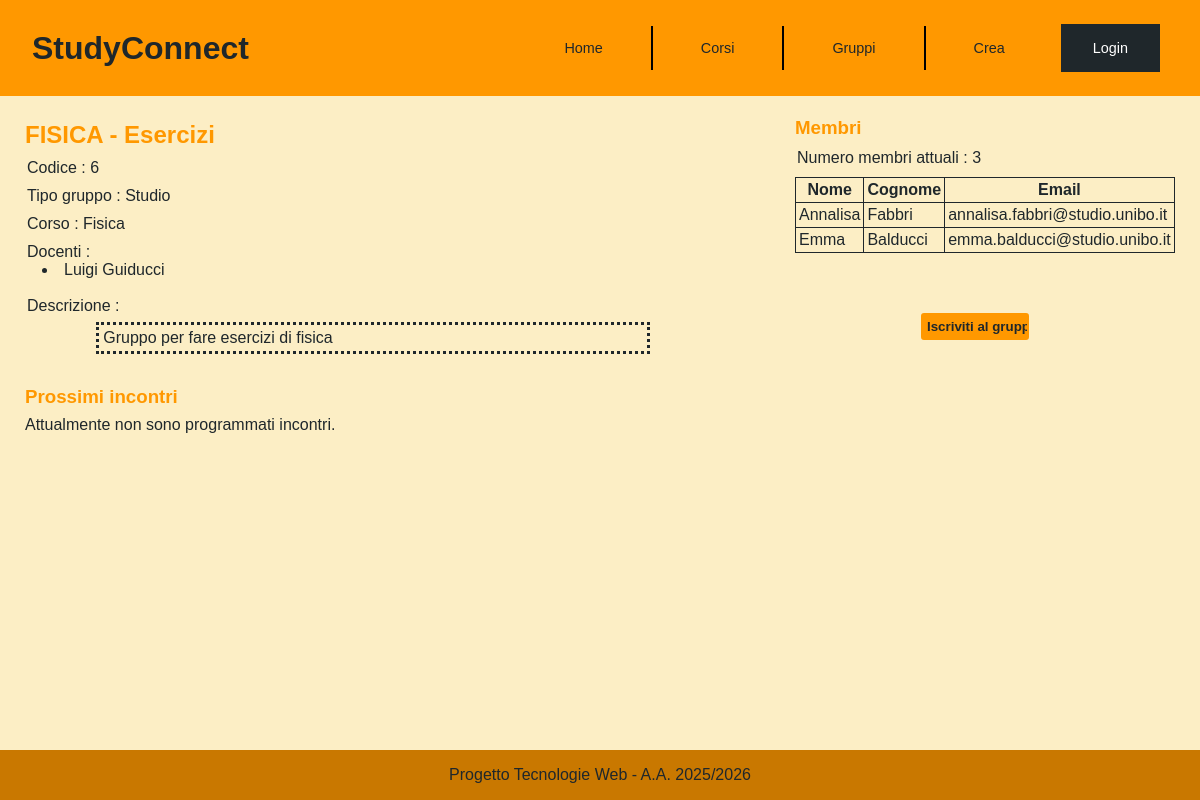
The app's page /pages/visualizzazione-gruppo.php?single-group=6 with its own data.
### tables this page shows
CREATE TABLE Gruppi(
	Codice INT AUTO_INCREMENT PRIMARY KEY,
    Nome VARCHAR(100) NOT NULL,
    Descrizione MEDIUMTEXT,
    NumeroMembriRichiesti INT,
    NumeroMembriAttuali INT NOT NULL,
    Tipo VARCHAR(10) NOT NULL CHECK (Tipo IN ('Studio', 'Progetto')),
    DataConsegnaProgetto DATE,
    MatricolaCreatore VARCHAR(10) NOT NULL,
    CodiceCorso VARCHAR(5) NOT NULL,
	FOREIGN KEY (MatricolaCreatore) REFERENCES Studenti(Matricola)
		ON DELETE CASCADE
        ON UPDATE NO ACTION,
	FOREIGN KEY (CodiceCorso) REFERENCES Corsi(Codice)
		ON DELETE CASCADE
        ON UPDATE NO ACTION,
    CHECK(NumeroMembriAttuali<=NumeroMembriRichiesti OR NumeroMembriRichiesti=0)
);

CREATE TABLE Corsi(
	Codice VARCHAR(5) PRIMARY KEY,
    Nome VARCHAR(150) NOT NULL,
    Descrizione MEDIUMTEXT,
    CFU INT NOT NULL,
    ProgettoRichiesto BOOL NOT NULL,
    CHECK(length(Codice)=5)
);

CREATE TABLE Docenti(
	Codice INT AUTO_INCREMENT PRIMARY KEY,
    Nome VARCHAR(50) NOT NULL,
    Cognome VARCHAR(50) NOT NULL
);

CREATE TABLE Studenti(
	Matricola VARCHAR(10) PRIMARY KEY,
    Nome VARCHAR(50) NOT NULL,
    Cognome VARCHAR(50) NOT NULL,
    Email VARCHAR(100) NOT NULL,
    Password VARCHAR(20) NOT NULL CHECK(length(Password)>=10),
    Immagine VARCHAR(100), 
    UNIQUE KEY (Email, Password),
    CHECK(length(Matricola)=10)
);

### pages/visualizzazione-gruppo.php (called while the page is built, shortened)
<?php
require_once '../bootstrap.php';
$templateParams["title"] = "Gruppi Studenti - Visualizzazione gruppo";
$templateParams["page"] = "templates/specific/singolo-gruppo.php";
if(isset($_GET["single-group"])){
    $templateParams["gruppo-singolo"] =  $dbh->getGruppoPerCodice(intval($_GET["single-group"]))[0];
    $templateParams["creatore-gruppo"] = $dbh->getCreatoreGruppo(intval($_GET["single-group"]))[0];
}
if(isset($_GET["action"])){
    $templateParams["section-modify-meetings"] = 'templates/specific/gestione-incontro.php';
    $templateParams["azione"] = $_GET["action"];
    if($_GET["action"]!=1){
        $templateParams["incontro"] = $dbh->getIncontroGruppoPerId($_GET["single-group"], $_GET["date"], $_GET["time"])[0];
    }
} else{
    $templateParams["section-modify-meetings"] = 'templates/specific/modifica-incontri.php';
}
$templateParams["imgprofilo"] =  "default_profile_icon.png";
require "templates/general/base.php";
?>

### db/database.php (called while the page is built, shortened)
<?php
    class DatabaseHelper{
        private $db;
        public function __construct($servername, $username, $password, $dbname, $port){
            $this->db = new mysqli($servername, $username, $password, $dbname, $port);
        }
        public function getDocenti(string $codiceCorso){
            $stmt = $this->db->prepare("SELECT Docenti.* FROM Docenti, Insegnamenti
            WHERE Insegnamenti.CodiceDocente=Docenti.Codice AND Insegnamenti.CodiceCorso=?");
            $stmt->bind_param('s', $codiceCorso);
            $stmt->execute();
            return $stmt->get_result()->fetch_all(MYSQLI_ASSOC);
        }
        public function getGruppoPerCodice(int $codice){
            $query = "SELECT Gruppi.Nome AS NomeGruppo, Gruppi.Descrizione, Tipo, NumeroMembriRichiesti, NumeroMembriAttuali, Gruppi.Codice AS CodiceGruppo, Gruppi.DataConsegnaProgetto,
            Corsi.Nome AS NomeCorso, Corsi.Codice AS CodiceCorso FROM Gruppi, Corsi WHERE Gruppi.CodiceCorso=Corsi.Codice AND Gruppi.Codice=?";
            $stmt = $this->db->prepare($query);
            $stmt->bind_param('i', $codice);
            $stmt->execute();
            return $stmt->get_result()->fetch_all(MYSQLI_ASSOC);
        }
        public function getIncontriGruppo(int $codiceGruppo){
            $query = "SELECT * FROM Incontri WHERE CodiceGruppo=?";
            $stmt = $this->db->prepare($query);
            $stmt->bind_param('i', $codiceGruppo);
            $stmt->execute();
            return $stmt->get_result()->fetch_all(MYSQLI_ASSOC);
        }
        public function getStudentiIscrittiGruppo(int $codiceGruppo){
            $query = "SELECT S.Nome, S.Cognome, S.Email, S.Matricola FROM Iscrizioni I, Studenti S
            WHERE I.MatricolaStudente=S.Matricola AND I.CodiceGruppo=?";
            $stmt = $this->db->prepare($query);
            $stmt->bind_param('i', $codiceGruppo);
            $stmt->execute();
            return $stmt->get_result()->fetch_all(MYSQLI_ASSOC);
        }
        function getCreatoreGruppo(int $codiceGruppo){
            $query = "SELECT * FROM Gruppi WHERE Codice=?";
            $stmt = $this->db->prepare($query);
            $stmt->bind_param('i', $codiceGruppo);
            $stmt->execute();
            return $stmt->get_result()->fetch_all(MYSQLI_ASSOC);
        }
    }
?>

### bootstrap.php (called while the page is built, shortened)
<?php
require_once("db/database.php");
$dbh = new DatabaseHelper("localhost", "root", "", "Gruppi_Studenti", 3307);
?>

### pages/templates/specific/singolo-gruppo.php (the view, shortened to what this page needs)
<main class="single-group-main">
    <section class="single-group-info">
        <?php $gruppo = $templateParams["gruppo-singolo"];?>
        <h2><?php echo $gruppo["NomeGruppo"];?></h2>
        <p>Codice : <?php echo $gruppo["CodiceGruppo"];?></p>
        <p>Tipo gruppo : <?php echo $gruppo["Tipo"];?></p>
        <p>Corso : <?php echo $gruppo["NomeCorso"];?></p>
        <div class="teachers-list">
            Docenti :
                <ul>
                    <?php $templateParams["docenti"] = $dbh->getDocenti($gruppo["CodiceCorso"]); ?>
                    <?php foreach($templateParams["docenti"] as $docente):?>
                    <li><?php echo $docente["Nome"] . ' ' . $docente["Cognome"]; ?>
                    <?php endforeach ?>
                </ul>
        </div>
        <div class="single-group-description">
            <p>Descrizione :</p>
            <p><?php echo $gruppo["Descrizione"];?></p>
        </div>
    </section>
    <section class="single-group-next-meetings">
       <h3>Prossimi incontri</h3>
       <?php $incontri = $dbh->getIncontriGruppo($gruppo["CodiceGruppo"]);
       if($incontri==NULL):?>
            <p>Attualmente non sono programmati incontri.</p>
        <?php endif;?>
    </section>
    <aside class="single-group-members">
        <h3>Membri</h3>
        <p>Numero membri attuali : <?php echo $gruppo["NumeroMembriAttuali"];?></p>
        <table>
            <tr>
                <th id="nome">Nome</th>
                <th id="cognome">Cognome</th>
                <th id="email">Email</th>
            </tr>
            <?php $studentiIscritti = $dbh->getStudentiIscrittiGruppo($gruppo["CodiceGruppo"]);?>
            <?php foreach($studentiIscritti as $studente):?>
                <tr>
                    <td headers="nome"><?php echo $studente["Nome"];?></td>
                    <td headers="cognome"><?php echo $studente["Cognome"];?></td>
                    <td headers="email"><?php echo $studente["Email"];?></td>
                </tr>
            <?php endforeach; ?>
        </table>
        <?php if($gruppo["NumeroMembriRichiesti"]==0 || ($gruppo["NumeroMembriRichiesti"]!=0 && $gruppo["NumeroMembriAttuali"]<$gruppo["NumeroMembriRichiesti"])):?>
            <form action="visualizzazione-gruppo.php" method="GET">
                    <input type="submit" value="Iscriviti al gruppo"/>
            </form>
        <?php else: ?>
            <p>Non ci sono più posti nel gruppo</p>
        <?php endif;?>
    </aside>
</main>

### css/style.css (style rules this page uses)
* { margin: 0; padding: 0; box-sizing: border-box; color: #1F272B; font-family: Verdana, Geneva, Tahoma, sans-serif; }
html, body { height: 100% ; }
body { display: flex; flex-direction: column; padding-bottom: 60px; }
main { flex: 1; background-color: #FCEEC5; }
@media (min-width: 992px) { body { padding-bottom: 0; } }
.teachers-list ul { text-indent: 15px; list-style: disc; list-style-position: inside; padding-bottom: 8px; }
.groups-main, .single-group-main { display: flex; flex-direction: column; justify-content: center; }
.single-group-main { padding: 20px; }
.single-group-info { order: 1; margin : 5px; }
.single-group-next-meetings { order: 2; margin : 5px; }
.single-group-members { order: 4; margin : 5px; }
.single-group-main h2, .single-group-main h3 { color: #FF9800; margin-bottom: 8px; }
.single-group-main h3 { margin-top: 12px; }
.single-group-info > p, .single-group-info > div, .single-group-members > p { margin: 10px 2px; }
.single-group-description > p:nth-child(2) { border-style: dotted; border-color: #1F272B; padding: 4px; width: 80%; margin-left: auto; margin-right: auto; margin-top: 7px; }
.single-group-main table, .single-group-main th, .single-group-main td { border: 1px solid #1F272B; border-collapse: collapse; padding: 3px; }
.single-group-main table { margin: 10px auto 30px auto; }
.single-group-members form input { background-color: #FF9800; border-style: solid; border-color: #FF9800; border-radius: 3px; color: #1F272B; font-weight: bold; padding: 4px; margin: 30px 35%; width: 30%; }
@media screen and (min-width:768px) { .single-group-main, .creation-group { display : block; } }
@media screen and (min-width:768px) { .single-group-info, .single-group-next-meetings { width: 60%; float: left; } }
@media screen and (min-width:768px) { .single-group-members { width: 30%; position: absolute; top: 100px; right: 40px; } }

### records on screen
gruppi: Nome "FISICA - Esercizi", Codice "6", Tipo "Studio", CodiceCorso.Nome "Fisica", Descrizione "Gruppo per fare esercizi di fisica", NumeroMembriAttuali "3"
docenti: Nome "Luigi", Cognome "Guiducci"
studenti: Nome "Annalisa", Cognome "Fabbri", Email "annalisa.fabbri@studio.unibo.it"
studenti: Nome "Emma", Cognome "Balducci", Email "emma.balducci@studio.unibo.it"
